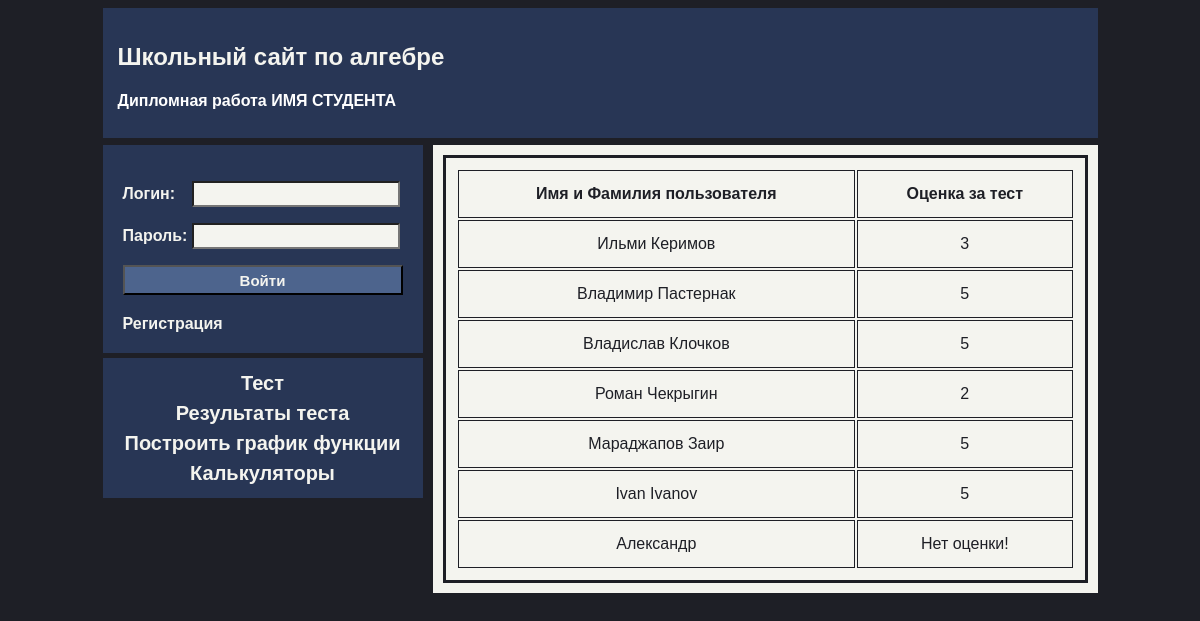
/users_rating.php, run on the app's committed database.
### tables this page shows
CREATE TABLE `users` (
  `id` int(11) NOT NULL,
  `login` varchar(10) NOT NULL,
  `password` varchar(10) NOT NULL,
  `name` varchar(20) NOT NULL,
  `is_admin` tinyint(4) NOT NULL DEFAULT 0,
  `test_score` int(11) NOT NULL DEFAULT -1
);

### users_rating.php (the view, shortened to what this page needs)
<?php
require_once dirname(__FILE__).'/connect.php';
?>
<!DOCTYPE html>
<html>
<head>
	<link rel="stylesheet" type="text/css" href="style.css" />
</head>
<body>
	<?php include 'header.php'; ?>
 	<div class="wrapper">
 		<?php include 'wrapper_left_block.php'; ?>
		<div id="wrapper_right_block">
			<article>
				<table class="table_users_rating">
					<tr>
						<td class="t_users_rating_name" style="font-weight: bold;">Имя и Фамилия пользователя</td>
						<td class="t_users_rating_score" style="font-weight: bold;">Оценка за тест</td>
					</tr>
				<?php
					$users_data = mysqli_query($db, "SELECT * FROM users");
					while ($row = mysqli_fetch_assoc($users_data)) {
						echo "<tr>";
						echo "<td class='t_users_rating_name'>{$row['name']}</td>";
						if ($row['test_score'] == -1) echo "<td class='t_users_rating_score'>Нет оценки!</td>";
						else echo "<td class='t_users_rating_score'>{$row['test_score']}</td>";
						echo "</tr>";
					}
				?>
				</table>
			</article>
		</div>
 	</div>
</body>
</html>

### header.php
<header>
	<h2><a style="color: #f4f4ef;" href="index.php">Школьный сайт по алгебре</a></h2>
	<h4>Дипломная работа ИМЯ СТУДЕНТА</h4>
</header>

### wrapper_left_block.php (shortened to what this page needs)
<div id="wrapper_left_block">
	<div id="wrapper_left_block_up">
	<?php
	if (empty($_SESSION['login']) or empty($_SESSION['id']))
	{
	?>
			<form class="sign-form"action="check_user.php" method="post">
				<p>
					Логин:
					<input class="login" name="login" type="text" size="15" maxlength="15">
				</p>
				<p>
					Пароль:
					<input class="password" name="password" type="password" size="15" maxlength="15">
				</p>
				<input class="form__button" type="submit" name="submit" value="Войти">
			</form>
			<?php
		echo "<a class='form__register' href='register.php'>Регистрация</a>";
	}
?>
	</div>
	<div id="wrapper_left_block_down" style="text-align: center;">
		<a class="wrapper_left__test" href="test_algebra.php">Тест</a>
		<a class="wrapper_left__result" href="users_rating.php">Результаты теста</a>
		<a class="wrapper_left__graph" href="graph.php">Построить график функции</a>
		<a class="wrapper_left__calc" href="calculator.php">Калькуляторы</a>
	</div>
</div>

### style.css (style rules this page uses)
* { font-family: Helvetica, Arial, sans-serif; }
body { background-color: #1e1f26; color: #1e1f26; }
header { width: 965px; height: 100px; margin: 5px auto; padding-left: 45px; padding: 15px; color: #fff; font-family: tahoma; background-color: #283655; }
header a { color: #F5EB78; text-decoration: none; }
.wrapper { width: 995px; height: auto; margin: auto; }
.wrapper:after { content: " "; display: table; clear: both; }
.wrapper #wrapper_left_block { width: 280px; height: inherit; float: left; }
.wrapper #wrapper_left_block a { font-weight: bold; color: #f4f4ef }
.wrapper #wrapper_left_block_up { padding: 20px; margin-top: 2px; width: inherit; color: #f4f4ef; background-color: #283655; margin-bottom: 5px; }
.wrapper #wrapper_left_block_down { width: 320px; padding: 10px 0; font-size: 22px; background-color: #283655; color: #f4f4ef }
.wrapper_left__test, .wrapper_left__graph, .wrapper_left__calc, .wrapper_left__result, .wrapper_left__article { display: block; width: 100%; height: 30px; font-size: 20px; line-height: 30px; text-decoration: none; color: white; }
.sign-form p { font-weight: bold; font-size: 16px; }
.form__register { text-decoration: none; }
.form__button { width: 100%; font-size: 15px; height: 30px; color: #f4f4ef; font-weight: bold; background-color: #4d648d; margin-bottom: 20px; }
.wrapper #wrapper_right_block { background: #f4f4ef; width: 665px; padding: 10px; box-sizing: border-box; margin-top: 2px; height: auto; float: right; }
article { width: auto; height: auto; margin: auto; }
.login { width: 200px; height: 20px; margin-left: 13px; background-color: #f4f4ef; }
.password { width: 200px; height: 20px; background-color: #f4f4ef; }
.table_users_rating { width: 100%; border: 3px solid #1e1f26; padding: 10px; }
.t_users_rating_name { padding: 14px; text-align: center; border: 1px solid #1e1f26; }
.t_users_rating_score { padding: 14px; text-align: center; border: 1px solid #1e1f26; }

### data on the page
users: name "Ильми Керимов", test_score "3"
users: name "Владимир Пастернак", test_score "5"
users: name "Владислав Клочков", test_score "5"
users: name "Роман Чекрыгин", test_score "2"
users: name "Мараджапов Заир", test_score "5"
users: name "Ivan Ivanov", test_score "5"
users: name "Александр", test_score "Нет оценки!"
